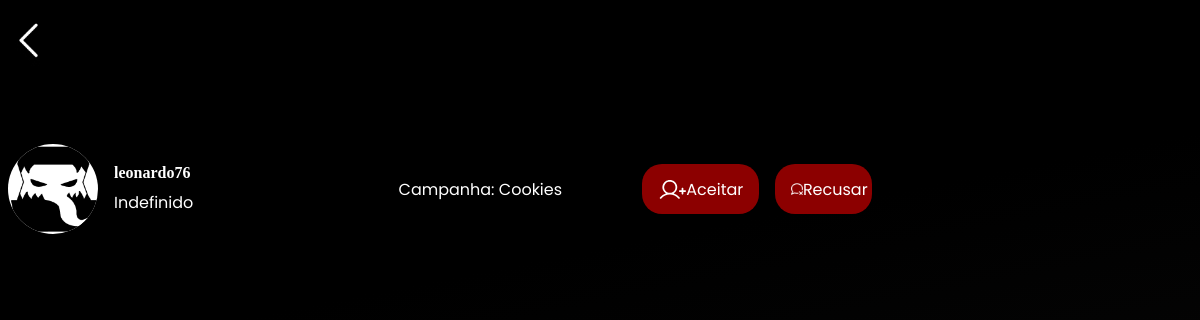
The page /chat/chat/gerenciar_solicitacoes/ (signed in) on the database its author committed.
### chat/models.py (models this page shows, shortened)
class SolicitacaoEntrada(models.Model):
    from home.models import Campanha, Perfil
    de_usuario = models.ForeignKey(Perfil, on_delete=models.CASCADE, related_name='solicitacoes_enviadas_campanha')
    para_campanha = models.ForeignKey(Campanha, on_delete=models.CASCADE, related_name='solicitacoes_entrada')
    status = models.CharField(max_length=20, default='Pendente')
    aceita = models.BooleanField(default=False)

### home/models.py (models this page shows, shortened)
class Perfil(models.Model):
    nomePerfil = models.ForeignKey(User, on_delete=models.CASCADE)
    slug = models.SlugField(User, unique=True)
    SESSION_CHOICES = (
        ('Online', 'Online'),
        ('Presencial', 'Presencial'),
    )
    PLAYER_TYPE_CHOICES = (
        ('Mestre', 'Mestre'),
        ('Jogador', 'Jogador'),
        ('Ambos', 'Ambos'),
    )
    RPG_SYSTEM_CHOICES = (
        ('Dungeons & Dragons', 'Dungeons & Dragons'),
        ('Tormenta20', 'Tormenta20'),
        ('Ordem Paranormal', 'Ordem Paranormal'),
        ('Call of Cthulhu', 'Call of Cthulhu'),
        ('Outros', 'Outros'),
    )
    fotoConta = models.ImageField(upload_to='images/profilePictures')
    tipo_sessao = models.CharField(max_length=20, choices=SESSION_CHOICES, null=True)
    tipo_player = models.CharField(max_length=20, choices=PLAYER_TYPE_CHOICES, null=True)
    descricao = models.TextField(max_length=256, null=True)
    sistema_rpg = models.CharField(max_length=20, choices=RPG_SYSTEM_CHOICES, null=True)
    idade = models.IntegerField(null=True)

class Campanha(models.Model):
    nomeMestre = models.ForeignKey(Perfil, on_delete=models.CASCADE)
    SISTEMAS_RPG_CHOICES = (
        ('Dungeons & Dragons', 'Dungeons & Dragons'),
        ('Ordem Paranormal', 'Ordem Paranormal'),
        ('Tormenta20', 'Tormenta20'),
        ('Call of Cthulu', 'Call of Cthulu'),
        ('Outro', 'Outro')
    )
    AMBIENTES_RPG_CHOICES = (
        ('Online', 'Online'),
        ('Presencial', 'Presencial')
    )
    GENERO_RPG_CHOICES = (
        ('Aventura', 'Aventura'),
        ('Fantasia', 'Fantasia'),
        ('Histórico', 'Histórico'),
        ('Mistério', 'Mistério'),
        ('Suspense', 'Suspense'),
        ('Terror', 'Terror'),
    )
    nomeCampanha = models.CharField(max_length=52, null=True)
    sistemaCampanha = models.CharField(max_length=100, choices=SISTEMAS_RPG_CHOICES, null=True)
    descricaoCampanha = models.TextField(max_length=256, null=True)
    fotoCampanha = models.ImageField(upload_to='images/FotoCampanha/', null=True)
    ambienteCampanha = models.CharField(max_length=100, choices=AMBIENTES_RPG_CHOICES, null=True)
    numeroJogadores = models.IntegerField(null=True)
    diasSessao = models.CharField(max_length=52, null=True)
    generoRPG = models.CharField(max_length=100, choices=GENERO_RPG_CHOICES, null=True)

### chat/views.py (the view)
# urls.py: path('chat/gerenciar_solicitacoes/', views.gerenciar_solicitacoes, name='gerenciar_solicitacoes'),
@login_required
def gerenciar_solicitacoes(request, campanha_id=None):
    from home.models import Campanha
    campanha = None  # Inicialmente defina campanha como None
    campanhas_do_mestre = Campanha.objects.filter(nomeMestre__nomePerfil=request.user)
    if campanha_id:
        campanha = get_object_or_404(Campanha, pk=campanha_id)
        if campanha.nomeMestre.nomePerfil != request.user:
            return HttpResponseForbidden('Você não tem permissão para gerenciar solicitações desta campanha.')
        solicitacoes = SolicitacaoEntrada.objects.filter(para_campanha=campanha, aceita=False, status='Pendente')
    else:
        solicitacoes = SolicitacaoEntrada.objects.filter(para_campanha__in=campanhas_do_mestre, aceita=False, status='Pendente')
    context = {
        'campanha': campanha,
        'solicitacoes': solicitacoes,
    }
    return render(request, 'principal/gerenciar_solicitacoes.html', context)

### home/templates/principal/gerenciar_solicitacoes.html (shortened to what this page needs)
{% extends "principal/base.html" %}
{% load static %}
{% block head %}
<link rel="stylesheet" href="{% static 'css/global.css' %}" />
<link rel="stylesheet" href="{% static 'css/buscar-usuario.css'%}" />
<link rel="stylesheet" href="{% static 'css/responsivity.css'%}">
{% endblock %}
{% block conteudo %}
<div class="amigos1">
<div class="flex" style="height: 100vh;">
  <div class="add-area flex">
    <div class="add-contacts flex">
      <button style="all: unset;" onclick="goBack()">
        <img class="down-arrow-1-41" alt="" src="{% static 'img/public/downarrow-1-4@2x.png'%}" id="downArrow14"/>
      </button>
      <div id="amizades">SOLICITAÇÕES DE CAMPANHA</div>
    </div>
    <div class="contact-list flex">
      {% for solicitacao in solicitacoes %}
        {% if solicitacao.status == 'Pendente' %}
        <div onclick="initMob()" class="amizade">
          <div class="image-50-group">
            {% if solicitacao.de_usuario.fotoConta == "Indefinido" %}
              <img style="background-color: white;" class="contact-icon" alt="" src="{% static 'img/ain.png' %}"/>
            {% else %}
            <img class="contact-icon" alt="" src="{{ solicitacao.de_usuario.fotoConta.url }}"/>
            {% endif %}
          </div>
          <div class="contact-write">
            <b><a href="{% url 'exibir_perfil' solicitacao.de_usuario.slug %}">{{ solicitacao.de_usuario.nomePerfil.username }}</a></b>
            <p class="e-a-mesa">{{ solicitacao.de_usuario.tipo_player }}</p>
          </div>
          <div class='mesa'>
            <p>Campanha: {{ solicitacao.para_campanha.nomeCampanha }}</p>
          </div>
          <div class="addbutton flex">
            <a class="flex" href="{% url 'aceitar_solicitacao_camp' solicitacao.id %}">
            <img src="{% static 'img/public/add-player.svg' %}" alt="">
            <p>Aceitar</p>
            </a>
          </div>
          <div class="addbutton flex">
            <a class="flex" href="{% url 'recusar_solicitacao_camp' solicitacao.id %}">
            <img style="height: 80%; width: 18%;" src="{% static 'img/public/reject.svg' %}" alt="">
            <p>Recusar</p>
            </a>
          </div>
        </div>
        {% endif %}
        {% empty %}
          <p>Nenhuma solicitação recebida.</p>
      {% endfor%}
    </div>
  </div>
</div>
</div>
{% endblock conteudo %}

### static/css/global.css (style rules this page uses)
* { margin: 0; }
a { text-decoration: none; color: white; }
body { margin: 0; line-height: normal; background-color: #0f0f0f; }
.flex { display: flex; }
body { margin: 0; overflow-x: hidden; }
button { all: initial; }
:root { --staat: "Staatliches"; --poppins: "Poppins"; --pt: "PT Serif"; --Inter: "Inter"; --Alata: "Alata"; --title-82: 82px; --title-64: 64px; --title-48: 48px; --subtitle-36: 36px; --subtitle-25: 25px; --text-20: 20px; --logo: 32px; --red1: #8C0000; --red2: #A8233C; --darkned: #380E17; --gradient: linear-gradient(#380E17, #8C0000); --background1: black; --background2: #1B1D2B; --background-gradient: linear-gradient(, #000000, #5B5C84); }
p, h3, h4 { margin-bottom: 0 !important; font-family: var(--poppins); color: white; }

### static/css/buscar-usuario.css (style rules this page uses)
.amigos1 { position: relative; width: 100%; text-align: justify; font-size: var(--font-size-smi); color: var(--color-white); font-family: var(--body); background: linear-gradient(169deg, #000 35.32%, rgba(53, 51, 51, 0.50) 218.41%); }
.add-area { flex-direction: column; width: 100%; height: 100%; justify-content: start; gap: 1rem; }
.add-contacts { width: 100%; padding: 1rem 0; justify-content: start; gap: 30%; }
#amizades { font-size: var(--font-size-21xl); font-family: var(--header-12); text-shadow: 0 4px 4px rgba(0, 0, 0, 0.25); }
.down-arrow-1-41 { height: clamp(26px, 5vw, 80px); cursor: pointer; }
.contact-list { flex-direction: column; width: 80%; margin-top: 1.5rem; height: 65%; justify-content: start; align-items: start; gap: 1.5rem; overflow-y: auto; }
.amizade { all: unset; display: flex; justify-content: start; width: 90%; padding: 0.5rem; border-radius: 15px; gap: 1rem; align-items: center; }
.image-50-group { display: flex; align-items: end; }
.contact-icon { height: clamp(50px, 9vw, 90px); width: clamp(50px, 9vw, 90px); border-radius: 100%; }
.contact-write { display: flex; flex-direction: column; align-items: start; justify-content: center; gap: 0.5rem; width: 70%; overflow: hidden; white-space: nowrap; }
.contact-write a { color: white; text-decoration: none; font-size: var(--font-size-lgi); width: 100%; white-space: nowrap; overflow: hidden; text-overflow: ellipsis; }
.e-a-mesa { font-size: var(--font-size-lg); width: 100%; white-space: nowrap; overflow: hidden; text-overflow: ellipsis; }
.addbutton { padding: 1rem; border-radius: 20px; background: #8C0000; height: 20%; justify-content: space-evenly; width: 20%; }
.addbutton a { all: unset; display: flex; align-items: center; justify-content: space-evenly; cursor: pointer; width: 100%; }
.addbutton img { width: 1.75rem; }

### home/templates/principal/gerenciar_solicitacoes.html (style rules this page uses)
.mesa { width: 100%; display: flex; align-itens: center; justify-content: center }

### rows shown on the page
SolicitacaoEntrada: de_usuario.nomePerfil.username "leonardo76", de_usuario.tipo_player "Indefinido", para_campanha.nomeCampanha "Cookies"
